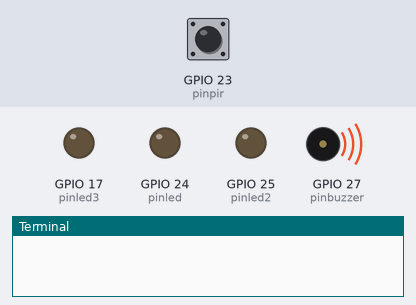
A program run on a simulated Raspberry Pi (BCM pin numbers). Parts: output pins drawn as LEDs (lit = HIGH), buzzer (waves = sounding), the last lines printed to the terminal. Inputs (shaded band) come from the test bench; at power-on: GPIO 23 (pinpir) LOW.

Above: at 1.2 s.
1.3 s: GPIO 23 (pinpir) driven HIGH
At 1.8 s:
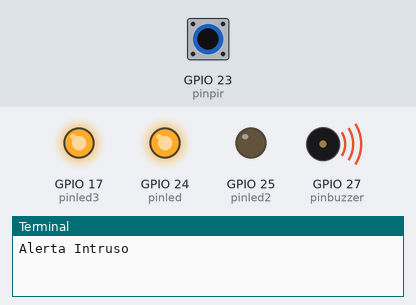
At 3.5 s:
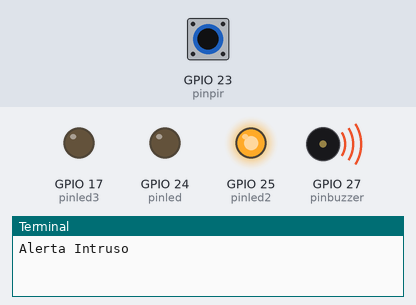
3.8 s: GPIO 23 (pinpir) pulsed LOW 2 times (0.12 s each, 0.3 s apart)
At 7.9 s:
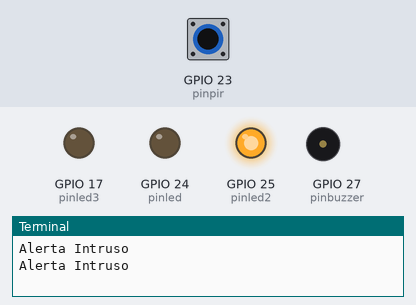
Timing chart, 0 to 9.4 s (numbered marks = the images above; inputs shaded):
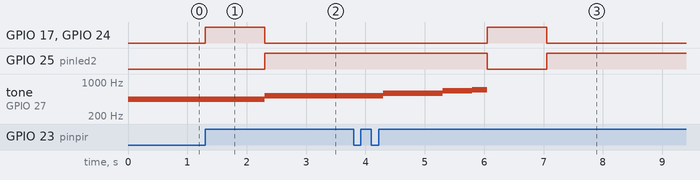

Measured:
- after the input at 1.3 s, GPIO 17 (pinled3), GPIO 24 (pinled): LOW → HIGH at once, → LOW 1.0 s later; GPIO 25 (pinled2): LOW → HIGH after 1.0 s; tone on GPIO 27 (pinbuzzer): 440 Hz → 523 Hz after 1.0 s
- after the input at 3.8 s, GPIO 17 (pinled3), GPIO 24 (pinled): LOW → HIGH after 2.3 s, → LOW 1.0 s later; GPIO 25 (pinled2): HIGH → LOW after 2.3 s, → HIGH 1.0 s later

The program:

PIRV3buzzer.py
```python
import RPi.GPIO as GPIO
import time

pinpir = 23
pinled = 24
pinled2 = 25
pinled3 = 17
pinbuzzer = 27

GPIO.setmode(GPIO.BCM)
GPIO.setup(pinpir, GPIO.IN)
GPIO.setup(pinled, GPIO.OUT)
GPIO.setup(pinled2, GPIO.OUT)
GPIO.setup(pinled3, GPIO.OUT)
GPIO.setup(pinbuzzer, GPIO.OUT)


GPIO.output(pinled,0)
GPIO.output(pinled2,0)
GPIO.output(pinled3,0)


pwm = GPIO.PWM(pinbuzzer, 440)
pwm.start(50)


def intruso_detectado(channel):
    print("Alerta Intruso")
    GPIO.output(pinled, 1)
    GPIO.output(pinled2, 0)
    GPIO.output(pinled3, 1)
    time.sleep(1)
    GPIO.output(pinled, 0)
    GPIO.output(pinled2, 1)
    GPIO.output(pinled3, 0)

    pwm.ChangeFrequency(523) # Nota Do
    time.sleep(2)
    pwm.ChangeFrequency(587) # Nota Re
    time.sleep(1)
    pwm.ChangeFrequency(659) # Nota Mi
    time.sleep(0.5)
    pwm.ChangeFrequency(698) # Nota Fa
    time.sleep(0.25)
    pwm.stop()


GPIO.add_event_detect(pinpir, GPIO.RISING, callback=intruso_detectado)

try:

    while True:
        time.sleep(1)

except KeyboardInterrupt:
    print("Gracias por venir PY")

finally:
    GPIO.cleanup()
```
